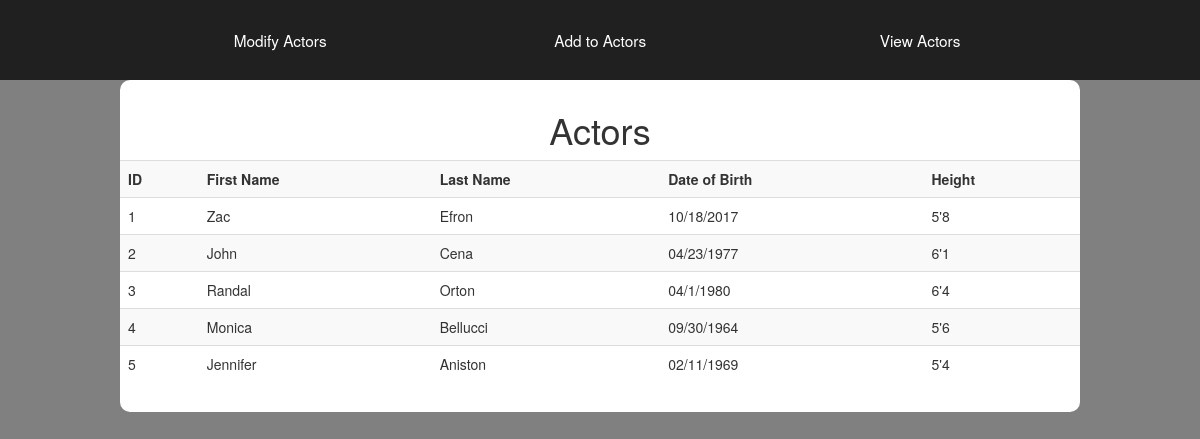
/lab2/index.php, run on the app's committed database.
### tables this page shows
CREATE TABLE `actors` (
  `id` int(10) UNSIGNED NOT NULL,
  `firstname` varchar(250) NOT NULL,
  `lastname` varchar(250) NOT NULL,
  `dob` varchar(25) NOT NULL,
  `height` varchar(100) NOT NULL
);

### lab2/assets/dbconn.php (called while the page is built)
<?php
function dbconn(){
    $dsn = "mysql:host=localhost;dbname=phpclassfall2017";
    $username = "root";
    $password = "";
    try{
        $db = new PDO($dsn, $username, $password);
        return $db;
    }catch(PDOException $e){
        die("There was a problem connecting to the database. See ur database admin pls thx");
    }
}

### lab2/assets/actors.php (the view, shortened to what this page needs)
<?php
function getActorsAsTable($db){
    try{$sql = $db->prepare("SELECT * FROM actors");
        $sql->execute();
        $actors = $sql->fetchAll(PDO::FETCH_ASSOC);
        if($sql->rowCount() > 0){
            $table = "<table class='table table-striped'>" . PHP_EOL;
            $table .= "<tr><th>ID</th><th>First Name</th><th>Last Name</th><th>Date of Birth</th><th>Height</th></tr>";
            foreach($actors as $actor){
                $table .= "<tr><td>".$actor['id']."</td><td>" . $actor['firstname'] . "</td><td>" . $actor['lastname'] . "</td><td>" . $actor['dob'] . "</td><td>".$actor['height']."</td></tr>";
            }
            $table .= "</table>" . PHP_EOL;
        }else{
            $table = "Life is sad lol, no actors 4 u";
        }
        return $table;
    }
    catch(PDOException $e){
        die("There was a problem retrieving the actors");
    }
}

### lab2/index.php (shortened to what this page needs)
<!DOCTYPE html>
<html lang="en">
<head>
    <link rel="stylesheet" type="text/css" href="assets/style.css">
    <link rel="stylesheet" href="https://maxcdn.bootstrapcdn.com/bootstrap/3.3.7/css/bootstrap.min.css">
</head>
<body style="background-color: #808080">
    <div class="wrapper">
        <div class="section" style="background-color: #fff;
    border-radius: 10px; padding-top: 10px;padding-bottom: 10px;">
            <h1 class="page-title">Actors</h1>
            <?php
                include_once 'assets/dbconn.php';
                include_once 'assets/actors.php';
                echo getActorsAsTable(dbconn());
            ?>
        </div>
    </div>
</body>
</html>

### lab2/assets/style.css (style rules this page uses)
* { margin: 0; padding: 0; }
a { text-decoration: none; color: #000; }
.wrapper { width: 100%; max-width: 960px; margin-left: auto; margin-right: auto; }
nav { background-color: rgba(0,0,0,.75); }
#navbar { height: 10vh; display: table; width: 100%; }
.nav-button { font-size: 110%; text-align: center; vertical-align: middle; display: table-cell; width: 33.33vw; color: white; transition: ease 200ms; }
.page-title { margin-top: 20px; text-align: center; }

### data on the page
actors: id "1", firstname "Zac", lastname "Efron", dob "10/18/2017", height "5'8"
actors: id "2", firstname "John", lastname "Cena", dob "04/23/1977", height "6'1"
actors: id "3", firstname "Randal", lastname "Orton", dob "04/1/1980", height "6'4"
actors: id "4", firstname "Monica", lastname "Bellucci", dob "09/30/1964", height "5'6"
actors: id "5", firstname "Jennifer", lastname "Aniston", dob "02/11/1969", height "5'4"
